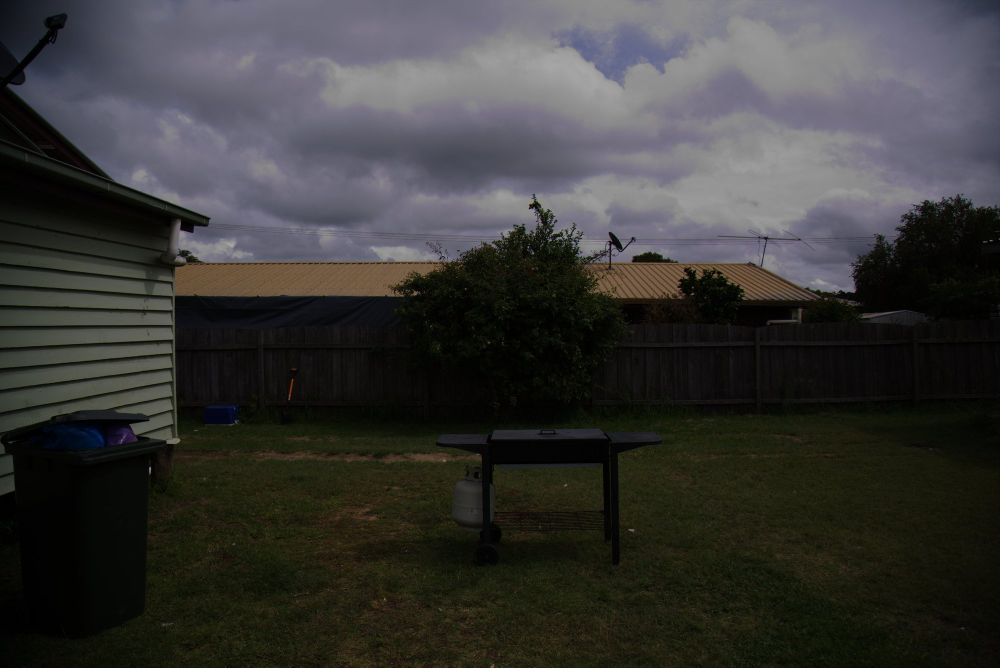
//> input picture Lab 3/img/image.jpg, 2000 x 1335 px (shown at 1/2 size)
$ ./main ../img/image.jpg   (built with g++ and OpenCV 4)
//> lines starting //> are read from the running program, lines starting //| are printed output that depends on the picture
#include <opencv2/core/core.hpp>
#include <opencv2/imgproc/imgproc.hpp>
#include <opencv2/highgui/highgui.hpp>
#include <opencv2/calib3d/calib3d.hpp>
#include <iostream>
#include "filter.cpp"

using namespace std;
using namespace cv;

// Function headers
void showHistogram_Image(vector<Mat>& hists, Mat src, Mat& dst, String name);
vector<Mat> getEqualized_hist(vector<Mat> bgr_planes, Mat& eq_img);
void showEqualizedHSV(vector<Mat> hsv_planes, String equalization, Mat& bgr);
void onGaussianFilterKernelSize(int pos, void *userdata);
void onGaussianFilterSigma(int pos, void *userdata);
void onMedianFilterKernelSize(int pos, void *userdata);
void onBilateralFilterKernelSize(int pos, void *userdata);
void onBilateralFilterSigmaRange(int pos, void *userdata);
void onBilateralFilterSigmaSpace(int pos, void *userdata);

int main(int argc, const char * argv[]) {

    // Load image

    Mat src = imread(argv[1], IMREAD_COLOR);
//> src is the input picture: 1335 rows x 2000 cols, CV_8UC3; mean B, G, R 54.5, 56.1, 56.7
    //Mat src = imread("/Users/gioel/Documents/Control\ System\ Engineering/Computer\ Vision/Lab_3/img/image.jpg", IMREAD_COLOR);
    if (!src.data) {
        cout<<"Error loading the image"<<endl;
        return -1;
    }
    Size size(750,400);
    resize(src, src, size);
//> src: 400 rows x 750 cols, CV_8UC3
    namedWindow("Input image");
    imshow("Input image", src);
    waitKey(0);

    // Get BGR-channels and corresponding histograms
    vector<Mat> bgr_planes;
    split(src, bgr_planes);
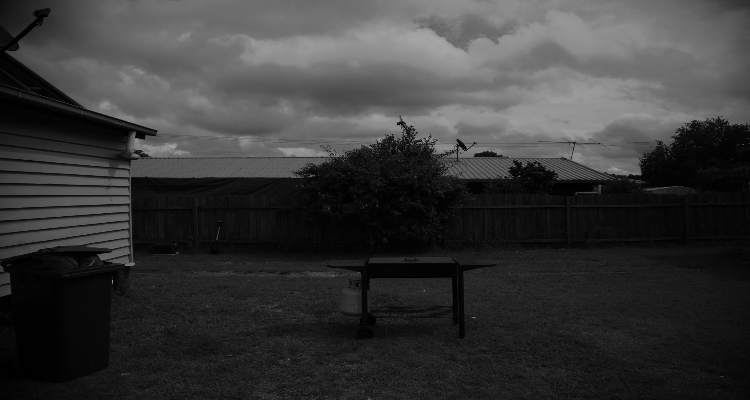
//> bgr_planes[1]: 400 rows x 750 cols, CV_8UC1; min 0, max 167, mean 56
    int histSize = 256;
    float range[] = { 0, 256 }; //the upper boundary is exclusive
    const float* histRange = { range };
    bool uniform = true, accumulate = false;
    Mat hist_b, hist_g, hist_r;
    calcHist( &bgr_planes.at(0), 1, 0, Mat(), hist_b, 1, &histSize, &histRange, uniform, accumulate );
//> hist_b = 256 values, max 9063 at index 2, min 0 at index 168, mean 1171.9
    calcHist( &bgr_planes.at(1), 1, 0, Mat(), hist_g, 1, &histSize, &histRange, uniform, accumulate );
//> hist_g = 256 values, max 5828 at index 8, min 0 at index 168, mean 1171.9
    calcHist( &bgr_planes.at(2), 1, 0, Mat(), hist_r, 1, &histSize, &histRange, uniform, accumulate );
//> hist_r = 256 values, max 6040 at index 4, min 0 at index 168, mean 1171.9

    // Show (histograms of BGR + input image)
    vector<Mat> hists;
    hists.push_back(hist_b);
    hists.push_back(hist_g);
    hists.push_back(hist_r);
    Mat dst1;
    showHistogram_Image(hists, src, dst1, "Histograms, source image");
//> in showHistogram_Image, `cv::minMaxLoc(hists[0], &min, &hmax[0]);`: min = 0; hmax = [9063, 0, 0]
//> in showHistogram_Image, `cv::minMaxLoc(hists[1], &min, &hmax[1]);`: hmax = [9063, 5828, 0]
//> in showHistogram_Image, `cv::minMaxLoc(hists[2], &min, &hmax[2]);`: hmax = [9063, 5828, 6040]
//> the loop in showHistogram_Image, `for (int i = 0, end = hists.size(); i < end; i++)` made 3 passes

    // Show (histograms of equalized BGR), Show (equalized image)
    Mat eq_img; // Equalized image
    vector<Mat> hists_eq; // Histograms of the equalized image
    hists_eq = getEqualized_hist(bgr_planes, eq_img);
//> in getEqualized_hist, `merge(histim_eq, eq_img);`:
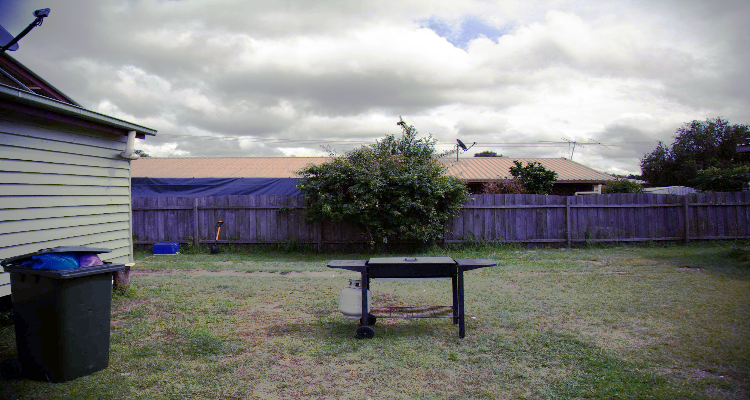
//> eq_img: 400 rows x 750 cols, CV_8UC3; mean B, G, R 126.8, 128.5, 128.4
//> in getEqualized_hist, `calcHist( &histim_eq.at(0), 1, 0, Mat(), histeq_b, 1, &histSize, &hist..`: histeq_b = 256 values, max 9063 at index 14, min 0 at index 1, mean 1171.9
//> in getEqualized_hist, `calcHist( &histim_eq.at(1), 1, 0, Mat(), histeq_g, 1, &histSize, &hist..`: histeq_g = 256 values, max 5828 at index 32, min 0 at index 1, mean 1171.9
//> in getEqualized_hist, `calcHist( &histim_eq.at(2), 1, 0, Mat(), histeq_r, 1, &histSize, &hist..`: histeq_r = 256 values, max 6040 at index 16, min 0 at index 1, mean 1171.9
    Mat dst2;
    showHistogram_Image(hists_eq, eq_img, dst2, "Histograms, equalized source image");
//> the loop in showHistogram_Image (call 2), `for (int i = 0, end = hists.size(); i < end; i++)` made 3 passes

    // From BGR to HSV color space
    Mat hsv;
    cvtColor(src, hsv, COLOR_BGR2HSV);
//> hsv: 400 rows x 750 cols, CV_8UC3; mean H, S, V 62.3, 87.4, 61.6

    // Get HSV-channels
    vector<Mat> hsv_planes;
    split(hsv, hsv_planes);

    // Equalize only HUE and display the resulting image in the RGB color space
    Mat bgr_h;
    showEqualizedHSV(hsv_planes, "Hue", bgr_h);

    // Equalize only SATURATION and display the resulting image in the RGB color space
    Mat bgr_s;
    showEqualizedHSV(hsv_planes, "Saturation", bgr_s);

    // Equalize only VALUE and display the resulting image in the RGB color space
    Mat bgr_v;
    showEqualizedHSV(hsv_planes, "Value", bgr_v);

    // Show (histograms), Show (image: equalized Value(V) in HSV color space)
    vector<Mat> bgr_planes_v;
    split(bgr_v, bgr_planes_v);
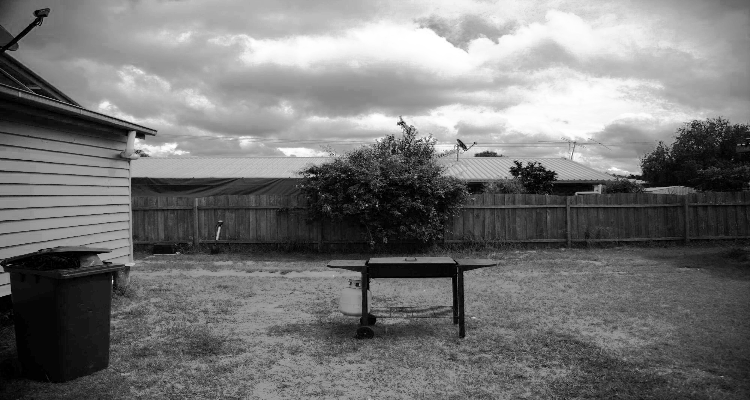
//> bgr_planes_v[2]: 400 rows x 750 cols, CV_8UC1; min 0, max 255, mean 118.3
    vector<Mat> hists_eq_val; // Histograms of the equalized image
    Mat eq_img_v;
    hists_eq_val = getEqualized_hist(bgr_planes_v, eq_img_v);
    Mat dst;
    showHistogram_Image(hists_eq_val, bgr_v, dst, "Histograms, equalized V channel");
//> call 3 of showHistogram_Image, with name = "Histograms, equalized V channel"
//> in showHistogram_Image (call 3), `cv::minMaxLoc(hists[0], &min, &hmax[0]);`: hmax = [7987, 0, 0]
//> in showHistogram_Image (call 3), `cv::minMaxLoc(hists[1], &min, &hmax[1]);`: hmax = [7987, 5642, 0]
//> in showHistogram_Image (call 3), `cv::minMaxLoc(hists[2], &min, &hmax[2]);`: hmax = [7987, 5642, 6043]
//> the loop in showHistogram_Image (call 3), `for (int i = 0, end = hists.size(); i < end; i++)` made 3 passes
//> after the loop in showHistogram_Image (call 3), `for (int i = 0, end = hists.size(); i < end; i++)`:
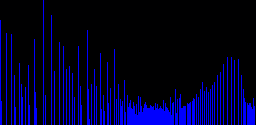
//> canvas[0]: 125 rows x 256 cols, CV_8UC3; mean B, G, R 38.7, 0, 0
//> after the loop in showHistogram_Image (call 3), `for (int i = 0, end = hists.size(); i < end; i++)`:
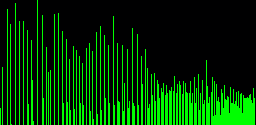
//> canvas[1]: 125 rows x 256 cols, CV_8UC3; mean B, G, R 0.8, 53.5, 0
//> after the loop in showHistogram_Image (call 3), `for (int i = 0, end = hists.size(); i < end; i++)`:
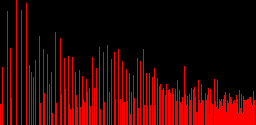
//> canvas[2]: 125 rows x 256 cols, CV_8UC3; mean B, G, R 0.8, 0, 49.9
//> in showHistogram_Image (call 3), `hconcat(dst, src, dst);`: dst: 400 rows x 1100 cols, CV_8UC3; mean H, S, V 75.7, 86, 86
//> in showHistogram_Image (call 3), `imshow(name, dst);`:
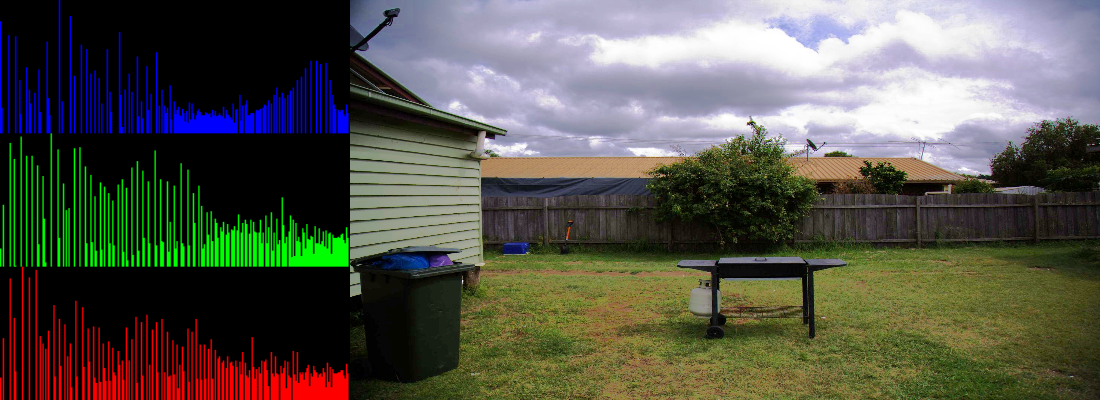
//> window 'Histograms, equalized V channe': 400 rows x 1100 cols, CV_8UC3; mean B, G, R 75.7, 86, 86

    // Parameters needed for Gaussian, Median, Bilateral filters
    int k_size = 9;
    int sigma = 20;
    int sigma_range = 50;
    int sigma_space = 6;

    int count_size = 31;
    int count_sigma = 30;
    int count_sigma_range = 50;
    int count_sigma_space = 50;

    // Gaussian Filter
    Mat src_gaussian = bgr_v.clone();
//> (the run ends here: the program needs code that is not available in this run, at `GaussianFilter gaussian(src_gaussian, k_size, sigma);`)

$ run again, with Lab 3/img/countryside.jpg copied over Lab 3/img/image.jpg
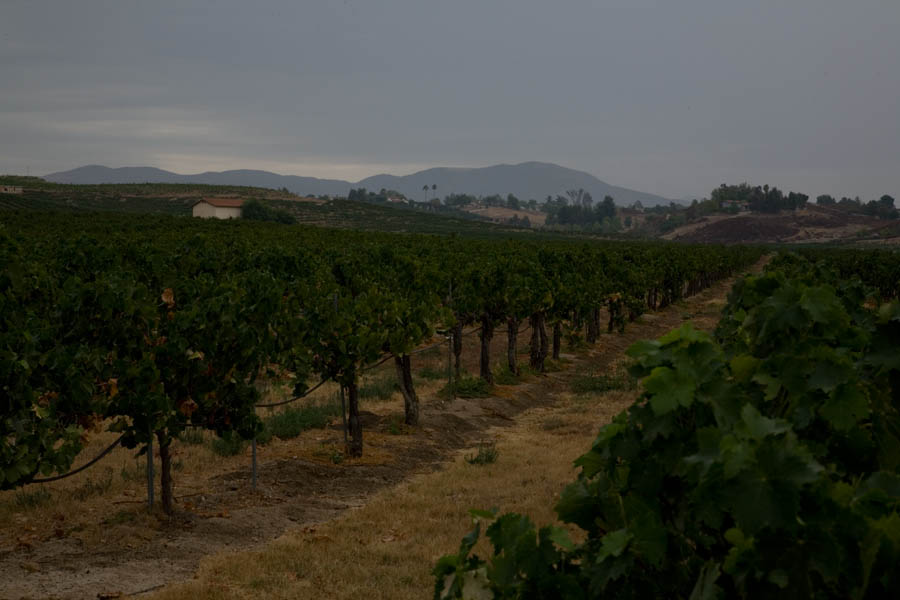
//> input picture Lab 3/img/countryside.jpg, 900 x 600 px
//> src is the input picture: 600 rows x 900 cols, CV_8UC3; mean B, G, R 51.9, 62.8, 62.3
//> src: 400 rows x 750 cols, CV_8UC3
//> hist_b = 256 values, max 27948 at index 0, min 0 at index 150, mean 1171.9
//> hist_g = 256 values, max 18684 at index 128, min 0 at index 156, mean 1171.9
//> hist_r = 256 values, max 12743 at index 121, min 0 at index 164, mean 1171.9
//> in showHistogram_Image, `cv::minMaxLoc(hists[0], &min, &hmax[0]);`: min = 0; hmax = [27948, 0, 0]
//> in showHistogram_Image, `cv::minMaxLoc(hists[1], &min, &hmax[1]);`: hmax = [27948, 18684, 0]
//> in showHistogram_Image, `cv::minMaxLoc(hists[2], &min, &hmax[2]);`: hmax = [27948, 18684, 12743]
//> the loop in showHistogram_Image, `for (int i = 0, end = hists.size(); i < end; i++)` made 3 passes
//> histeq_b = 256 values, max 27948 at index 0, min 0 at index 1, mean 1171.9
//> histeq_g = 256 values, max 18684 at index 237, min 0 at index 3, mean 1171.9
//> histeq_r = 256 values, max 12743 at index 220, min 0 at index 1, mean 1171.9
//> the loop in showHistogram_Image (call 2), `for (int i = 0, end = hists.size(); i < end; i++)` made 3 passes
//> hsv: 400 rows x 750 cols, CV_8UC3; mean H, S, V 56.4, 127.6, 68.4
//> in getEqualized_hist (call 2), `merge(histim_eq, eq_img);`:
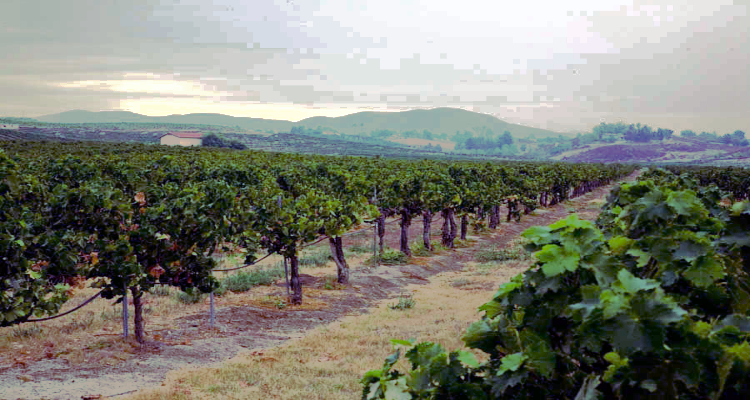
//> eq_img: 400 rows x 750 cols, CV_8UC3; mean B, G, R 117.1, 128.4, 126.4
//> histeq_b = 256 values, max 28071 at index 0, min 0 at index 1, mean 1171.9
//> histeq_g = 256 values, max 8387 at index 231, min 0 at index 3, mean 1171.9
//> histeq_r = 256 values, max 7518 at index 242, min 0 at index 1, mean 1171.9
//> in showHistogram_Image (call 3), `cv::minMaxLoc(hists[0], &min, &hmax[0]);`: hmax = [28071, 0, 0]
//> in showHistogram_Image (call 3), `cv::minMaxLoc(hists[1], &min, &hmax[1]);`: hmax = [28071, 8387, 0]
//> in showHistogram_Image (call 3), `cv::minMaxLoc(hists[2], &min, &hmax[2]);`: hmax = [28071, 8387, 7518]
//> the loop in showHistogram_Image (call 3), `for (int i = 0, end = hists.size(); i < end; i++)` made 3 passes
//> in showHistogram_Image (call 3), `imshow(name, dst);`:
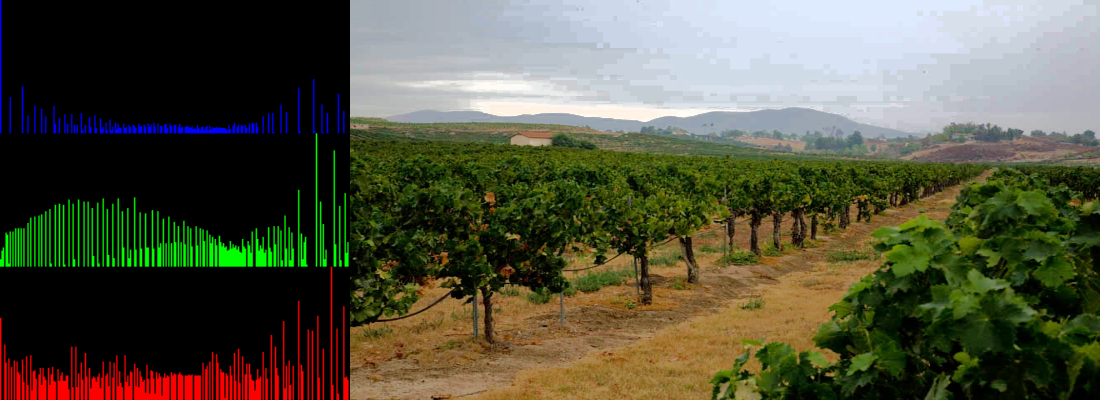
//> window 'Histograms, equalized V channe': 400 rows x 1100 cols, CV_8UC3; mean B, G, R 63.9, 83.9, 83.8
